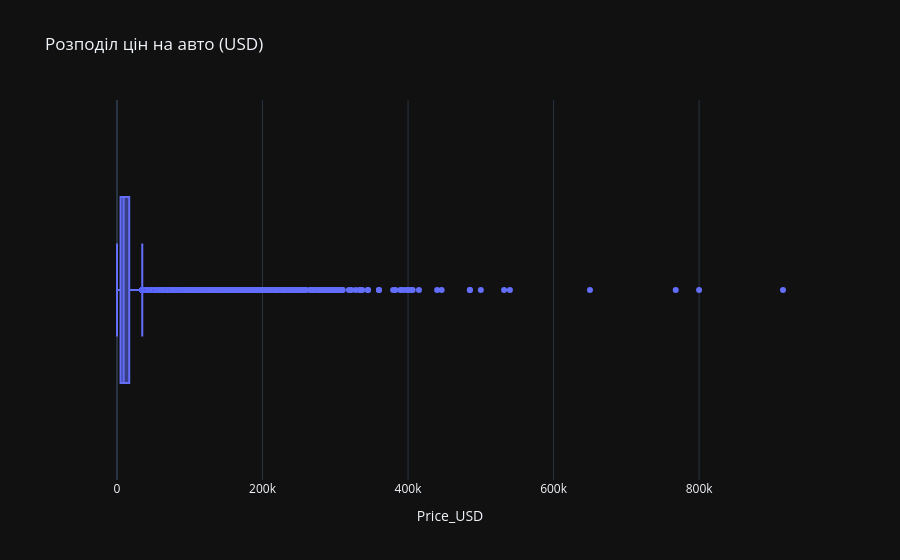

Notebook cell for this chart:
### Markdown cell above
---
# 2) EDA

### Code cell
fig = px.box(
    df,
    x='Price_USD',
    title="Розподіл цін на авто (USD)",
    template='plotly_dark'
)

fig.update_traces(hoverinfo='all')
fig.show()

### Figure 1 — Plotly figure (JSON) as saved in the notebook; plotly's stock layout.template omitted (floating-point values rounded to 4 significant figures; data arrays with more than 128 entries replaced by an {"elided": "..."} marker saying what was removed)
{"data": [{"alignmentgroup": "True", "hovertemplate": "Price_USD=%{x}<extra></extra>", "legendgroup": "", "marker": {"color": "#636efa"}, "name": "", "notched": false, "offsetgroup": "", "orientation": "h", "showlegend": false, "x": {"elided": "98938 int values"}, "x0": " ", "xaxis": "x", "y0": " ", "yaxis": "y", "type": "box", "hoverinfo": "all"}], "layout": {"xaxis": {"anchor": "y", "domain": [0.0, 1.0], "title": {"text": "Price_USD"}}, "yaxis": {"anchor": "x", "domain": [0.0, 1.0]}, "legend": {"tracegroupgap": 0}, "title": {"text": "Розподіл цін на авто (USD)"}, "boxmode": "group"}}
